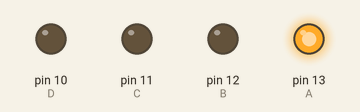
The sketch below on a simulated Arduino Uno, built with avr-gcc and run on an emulated ATmega328P. Parts: output pins drawn as LEDs (lit = HIGH).

Above: at 3.6 s.
At 4.0 s:
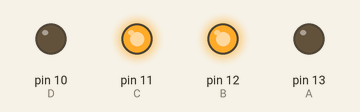
At 4.25 s:
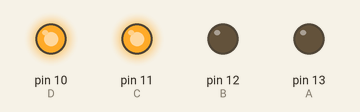
At 4.4 s:
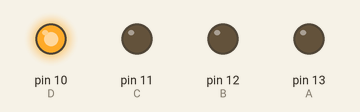
At 4.55 s:
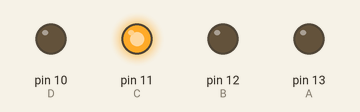
At 4.9 s:
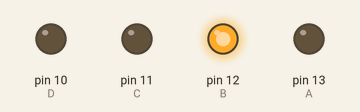
Timing chart, 0 to 7.1 s (numbered marks = the images above):
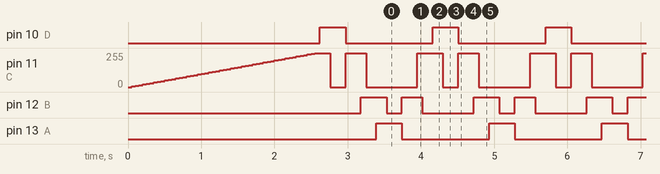

Measured:
- by itself, pin 10 (D), pin 13 (A): alternates HIGH for 0.35 s and LOW for 1.2 s
- by itself, pin 12 (B): repeats every 1.5 s: HIGH 0.28 s, LOW 0.70 s, HIGH 0.35 s, LOW 0.21 s

The sketch:

LarsonCylon.ino
```cpp
int A = 13;
int B = 12;
int C = 11;
int D = 10;
int brightness = 0;

void setup(){
  pinMode(A, INPUT);
  pinMode(B, INPUT);
  pinMode(C, OUTPUT);
  pinMode(D, OUTPUT);
  // Figured we make one LED fade on for a "boot up"
  // look.
  digitalWrite(D, LOW);
  while (brightness < 260) {
    analogWrite(C, brightness);
    brightness = brightness + 5;
    delay(50);
  }
  // finish the cycle since we are at an offset
  // before going to loop()
  delay(20);
  pinMode(C, INPUT);
  pinMode(D, INPUT);
  flashLED(D, A);
  flashLED(D, B);
  flashLED(D, C);
  flashLED(D, B);
  flashLED(D, A);
  flashLED(C, D);
  flashLED(C, B);
  flashLED(C, A);
  flashLED(B, D);
  flashLED(B, C);
  flashLED(B, A);
  flashLED(A, D);
  flashLED(A, C);
}

void loop(){
  // Cycle across the LEDs from right to left
  flashLED(A, B);
  flashLED(A, C);
  flashLED(A, D);
  flashLED(B, A);
  flashLED(B, C);
  flashLED(B, D);
  flashLED(C, A);
  flashLED(C, B);
  flashLED(C, D);
  flashLED(D, A);
  flashLED(D, B);
  flashLED(D, C);

  // Cycle across the LEDs from left to right
  flashLED(D, B);
  flashLED(D, A);
  flashLED(C, D);
  flashLED(C, B);
  flashLED(C, A);
  flashLED(B, D);
  flashLED(B, C);
  flashLED(B, A);
  flashLED(A, D);
  flashLED(A, C);
}

///////////////////////////////////////////
// Function to flash LED and change the LED
// pins back to INPUT.
///////////////////////////////////////////
void flashLED(int hi, int lo) {
  pinMode(hi, OUTPUT);
  pinMode(lo, OUTPUT);
  digitalWrite(hi, HIGH);
  digitalWrite(lo, LOW);
  delay(70);
  pinMode(hi, INPUT);
  pinMode(lo, INPUT);
}
```
